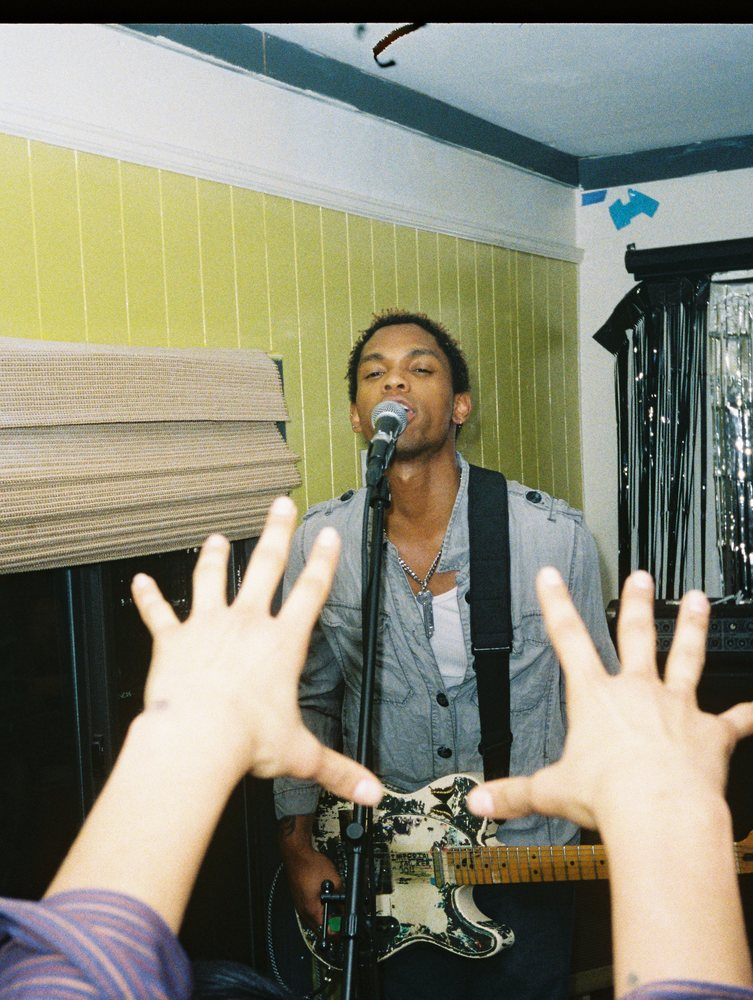
#> input picture notebooks/web-scans/44/723594009607-R1-064-30A.jpg, 753 x 1000 px
$ python -i gif_generator.py   (imports and definitions only)
#> lines starting #> are read from the running program, lines starting #| are printed output that depends on the picture
"""
GIF generation module for Nimslo images.

Creates smooth boomerang-style animated GIFs from aligned frames.
"""

import cv2
import numpy as np
from PIL import Image
import shutil
import subprocess
import tempfile
from pathlib import Path
from typing import List, Optional, Tuple, Union


def make_boomerang_frames(
    images: List[np.ndarray],
    crop_valid_region: bool = True,
    normalize_brightness: bool = True,
    brightness_strength: float = 0.5,
    end_on_first: bool = False,
    force_even_dimensions: bool = False
) -> List[np.ndarray]:
    """
    Create boomerang frame sequence from aligned images.

    The sequence plays forward then backward.

    - If end_on_first=True:  1→2→3→4→3→2→1  (stack/concat friendly for video)
    - If end_on_first=False: 1→2→3→4→3→2    (GIF-loop friendly; avoids duplicating frame 1)

    Args:
        images: List of aligned BGR images
        crop_valid_region: Whether to crop to valid (non-black) region
        normalize_brightness: Whether to normalize brightness across frames to prevent flashing
        brightness_strength: Strength of brightness normalization (0.0-1.0, default 0.5)
                             0.0 = no correction, 1.0 = full correction to median

    Returns:
        List of BGR frames in boomerang order
    """
    if not images:
        raise ValueError("No images provided")

    if crop_valid_region:
        images = _crop_to_valid_region(images)

    if normalize_brightness:
        images = _normalize_brightness(images, strength=brightness_strength)

    if len(images) > 1:
        if end_on_first:
            # 4 frames: 1,2,3,4,3,2,1
            # 3 frames: 1,2,3,2,1
            frames = images + images[-2::-1]
        else:
            # 4 frames: 1,2,3,4,3,2
            # 3 frames: 1,2,3,2
            frames = images + images[-2:0:-1]
            # GIF loops back to frame 1; never end on the same frame we start on.
            if np.array_equal(frames[0], frames[-1]):
                frames = frames[:-1]
    else:
        frames = images

    frames = _drop_consecutive_duplicate_frames(frames)

    if force_even_dimensions:
        # H.264 yuv420p requires even width/height.
        # Crop by 1px if needed; avoids resampling blur.
        frames = [_crop_to_even_dimensions(f) for f in frames]
    return frames


# [186 lines left out: functions _crop_to_even_dimensions, _drop_consecutive_duplicate_frames, encode_gif, encode_mp4, not called in this run]


def create_boomerang_gif(
    images: List[np.ndarray],
    output_path: Union[str, Path],
    duration: int = 100,
    loop: int = 0,
    optimize: bool = True,
    crop_valid_region: bool = True,
    normalize_brightness: bool = True,
    brightness_strength: float = 0.5
) -> Path:
    """
    Create a boomerang-style GIF from aligned images.

    The sequence plays forward then backward: 1→2→3→4→3→2→1

    Args:
        images: List of aligned BGR images
        output_path: Path for output GIF
        duration: Duration per frame in milliseconds
        loop: Number of loops (0 = infinite)
        optimize: Whether to optimize GIF file size
        crop_valid_region: Whether to crop to valid (non-black) region
        normalize_brightness: Whether to normalize brightness across frames to prevent flashing
        brightness_strength: Strength of brightness normalization (0.0-1.0, default 0.5)
                             0.0 = no correction, 1.0 = full correction to median

    Returns:
        Path to created GIF
    """
    frames = make_boomerang_frames(
        images,
        crop_valid_region=crop_valid_region,
        normalize_brightness=normalize_brightness,
        brightness_strength=brightness_strength,
        end_on_first=False,
    )
    return encode_gif(frames, output_path, duration=duration, loop=loop, optimize=optimize)


# [399 lines left out: functions _normalize_brightness, _crop_based_on_transforms, _valid_region_mask, _mask_bbox, _crop_to_valid_region, create_side_by_side and 4 more, not called in this run]

>>> import cv2
>>> picture = cv2.imread('../notebooks/web-scans/44/723594009607-R1-064-30A.jpg', cv2.IMREAD_GRAYSCALE)
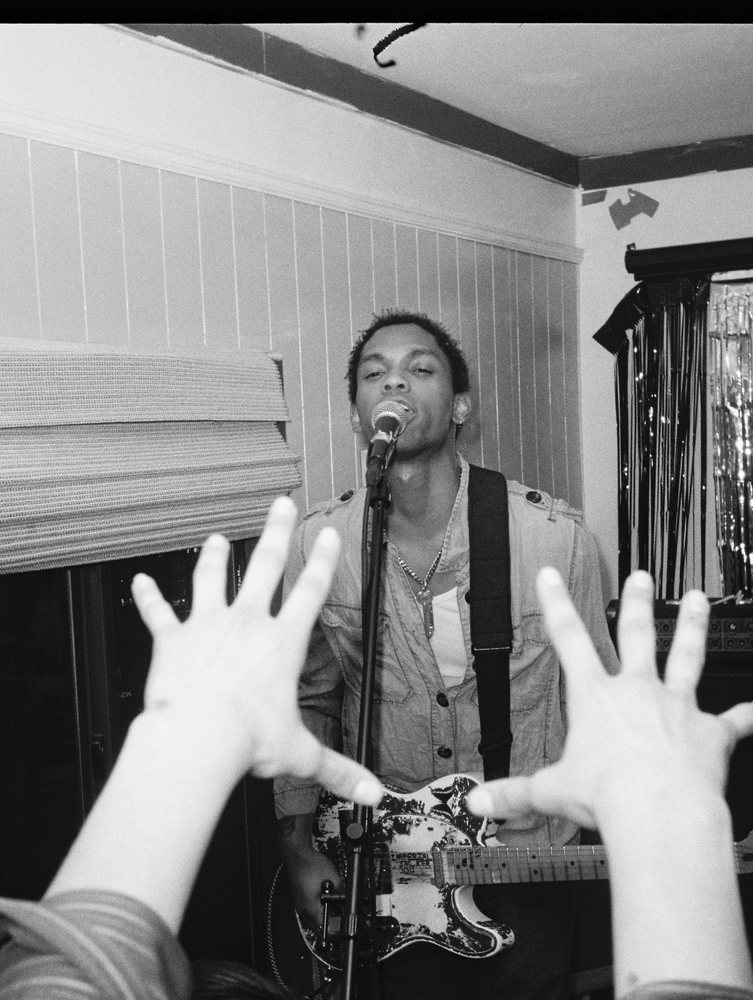
#> picture: shape (1000, 753); min 0, max 255, mean 134.1
>>> result = create_boomerang_gif(picture, 'out.png')
#> (the run stopped early here; a loop or call above may not have finished)

$ run again, on notebooks/web-scans/44/723594009607-R1-066-31A.jpg
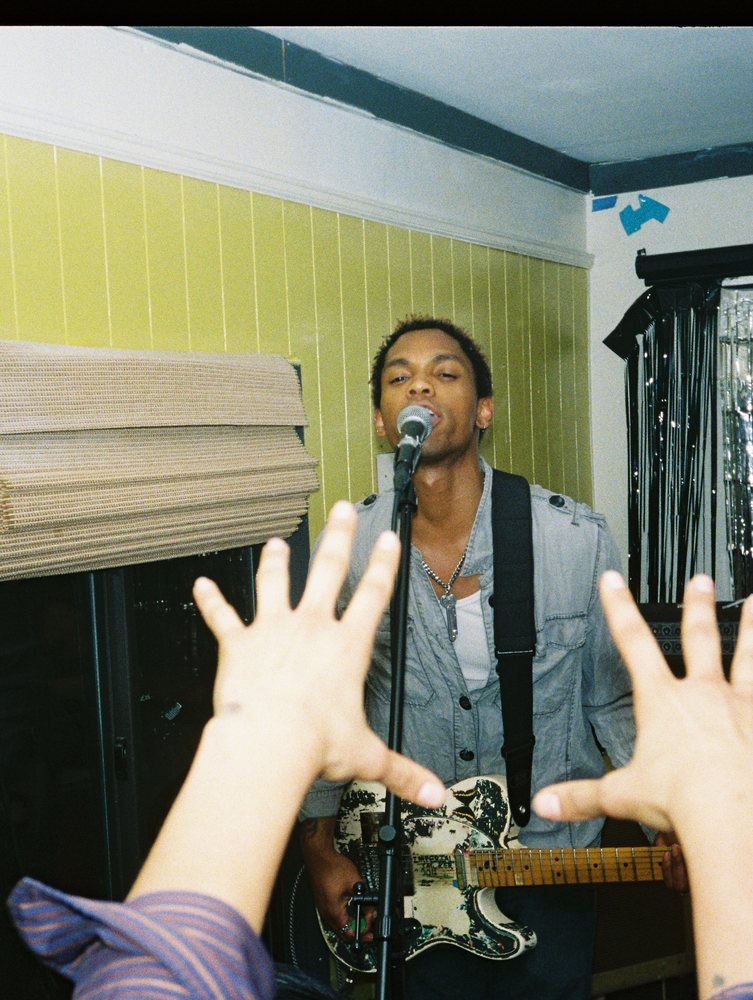
#> input picture notebooks/web-scans/44/723594009607-R1-066-31A.jpg, 753 x 1000 px
#> `picture = cv2.imread('../notebooks/web-scans/44/723594009607-R1-064-30..`:
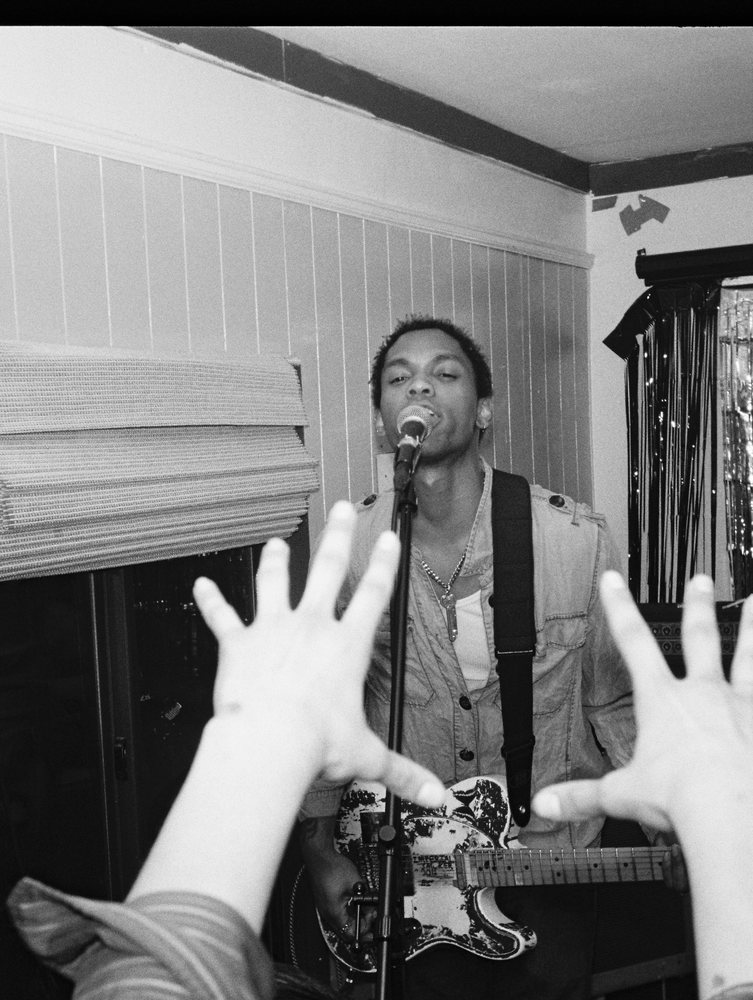
#> picture: shape (1000, 753); min 0, max 255, mean 127

$ run again, on notebooks/web-scans/44/723594009607-R1-067-32.jpg
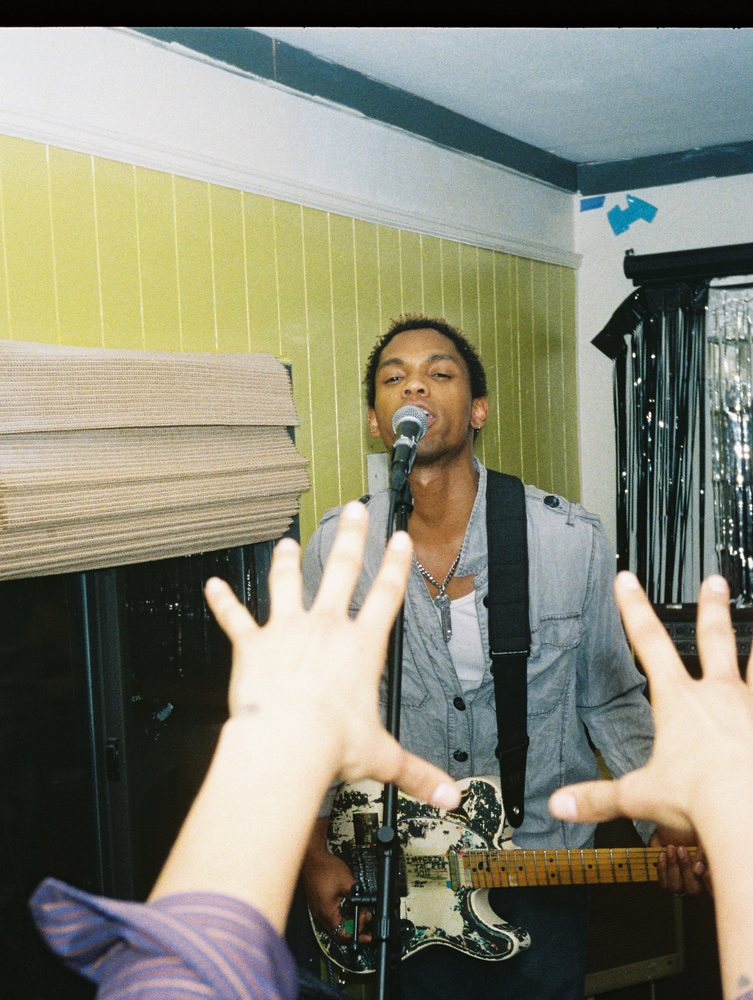
#> input picture notebooks/web-scans/44/723594009607-R1-067-32.jpg, 753 x 1000 px
#> `picture = cv2.imread('../notebooks/web-scans/44/723594009607-R1-064-30..`:
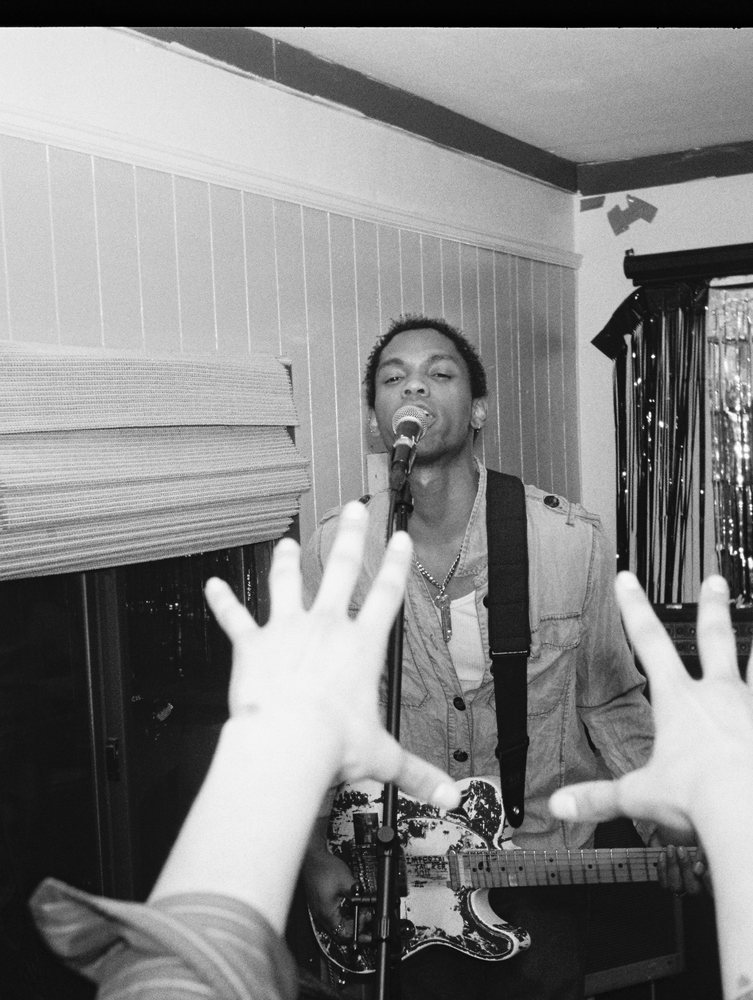
#> picture: shape (1000, 753); min 0, max 255, mean 132.1
